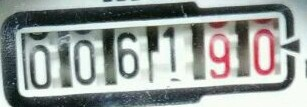
#> input picture images_training/16_cropped.jpg, 307 x 107 px
$ python process_image.py
#> lines starting #> are read from the running program, lines starting #| are printed output that depends on the picture; after the words box and inside, x2 and y2 are one past the last pixel; in counts of white or black regions, pixels touching at a corner belong together
import cv2
import numpy as np

img = cv2.imread('16_cropped.jpg')
#> img is the input picture: shape (107, 307, 3); mean B, G, R 154.2, 157.4, 150.9
# gray = cv2.cvtColor(img, cv2.COLOR_BGR2GRAY)
kernel = np.ones((5, 5), np.uint8)

threshold = cv2.threshold(img, 10, 255, cv2.THRESH_BINARY_INV)[1]
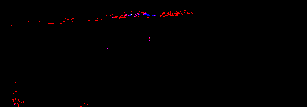
#> threshold: shape (107, 307, 3); mean B, G, R 0.3, 0, 1.3
rectKernel = cv2.getStructuringElement(cv2.MORPH_RECT, (9, 3))

# th3 = cv2.adaptiveThreshold(img,255,cv2.ADAPTIVE_THRESH_GAUSSIAN_C,cv2.THRESH_BINARY,11,2)

gray2 = cv2.cvtColor(img, cv2.COLOR_BGR2GRAY)
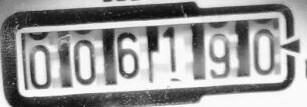
#> gray2: shape (107, 307); min 7, max 255, mean 155.1
blur2 = cv2.GaussianBlur(gray2, (5, 5), 0)
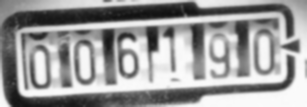
#> blur2: shape (107, 307); min 16, max 251, mean 155
th2 = cv2.adaptiveThreshold(blur2, 255, cv2.ADAPTIVE_THRESH_MEAN_C, cv2.THRESH_BINARY, 11, 2)
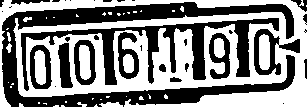
#> th2: shape (107, 307); 52.8% white; 33 black regions (17 under 20 px), largest, box (x1, y1, x2, y2) and area: (2, 2, 295, 107) 7767, (21, 18, 279, 91) 3962, (254, 29, 300, 75) 766
th3 = cv2.adaptiveThreshold(blur2, 255, cv2.ADAPTIVE_THRESH_GAUSSIAN_C, cv2.THRESH_BINARY, 11, 2)
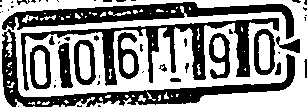
#> th3: shape (107, 307); 56.2% white; 52 black regions (33 under 20 px), largest, box (x1, y1, x2, y2) and area: (2, 29, 295, 107) 3698, (21, 18, 279, 91) 3681, (2, 2, 294, 39) 3509
# [7 lines of commented-out code are left out]

cv2.namedWindow('image', cv2.WINDOW_NORMAL)
# cv2.imshow('image',threshold)
cv2.imshow('image', th3)
k = cv2.waitKey(0)
#> (key Esc is pressed here)


if k == 27:
    cv2.destroyAllWindows()
elif k == 1048691:
    print('masukk')
    cv2.imwrite('output.jpeg', th2)
    cv2.destroyAllWindows()

$ run again, with images_training/10_cropped.jpg copied over images_training/16_cropped.jpg
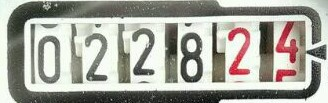
#> input picture images_training/10_cropped.jpg, 328 x 103 px
#> img is the input picture: shape (103, 328, 3); mean B, G, R 157.4, 165.9, 166.3
#> `th2 = cv2.adaptiveThreshold(blur2, 255, cv2.ADAPTIVE_THRESH_MEAN_C, cv..`:
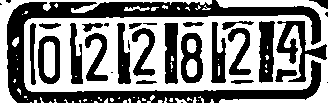
#> th2: shape (103, 328); 51.7% white; 31 black regions (8 under 20 px), largest, box (x1, y1, x2, y2) and area: (7, 0, 321, 103) 8255, (276, 21, 327, 82) 998, (259, 21, 275, 83) 797
#> `th3 = cv2.adaptiveThreshold(blur2, 255, cv2.ADAPTIVE_THRESH_GAUSSIAN_C..`:
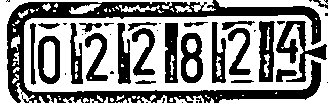
#> th3: shape (103, 328); 55.2% white; 43 black regions (20 under 20 px), largest, box (x1, y1, x2, y2) and area: (7, 0, 321, 103) 7405, (276, 21, 327, 82) 971, (259, 21, 275, 82) 714

$ run again, with images_training/11_cropped.jpg copied over images_training/16_cropped.jpg
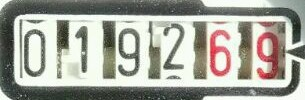
#> input picture images_training/11_cropped.jpg, 305 x 100 px
#> img is the input picture: shape (100, 305, 3); mean B, G, R 156.8, 166.2, 165.7
#> threshold: shape (100, 305, 3); every value is 0
#> `th2 = cv2.adaptiveThreshold(blur2, 255, cv2.ADAPTIVE_THRESH_MEAN_C, cv..`:
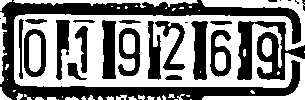
#> th2: shape (100, 305); 52.1% white; 27 black regions (8 under 20 px), largest, box (x1, y1, x2, y2) and area: (0, 0, 301, 100) 7213, (237, 21, 305, 80) 1891, (191, 21, 208, 80) 703
#> `th3 = cv2.adaptiveThreshold(blur2, 255, cv2.ADAPTIVE_THRESH_GAUSSIAN_C..`:
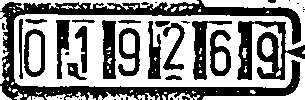
#> th3: shape (100, 305); 55.6% white; 42 black regions (22 under 20 px), largest, box (x1, y1, x2, y2) and area: (0, 0, 301, 100) 6460, (237, 21, 305, 80) 1788, (192, 21, 232, 80) 740

$ run again, with images_training/12_cropped.jpg copied over images_training/16_cropped.jpg
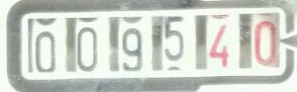
#> input picture images_training/12_cropped.jpg, 297 x 92 px
#> img is the input picture: shape (92, 297, 3); mean B, G, R 200.5, 207.9, 204.1
#> threshold: shape (92, 297, 3); every value is 0
#> `th2 = cv2.adaptiveThreshold(blur2, 255, cv2.ADAPTIVE_THRESH_MEAN_C, cv..`:
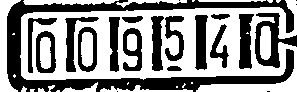
#> th2: shape (92, 297); 55.5% white; 21 black regions (5 under 20 px), largest, box (x1, y1, x2, y2) and area: (7, 0, 294, 92) 5957, (255, 13, 297, 68) 900, (239, 14, 254, 69) 608
#> `th3 = cv2.adaptiveThreshold(blur2, 255, cv2.ADAPTIVE_THRESH_GAUSSIAN_C..`:
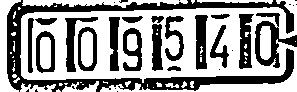
#> th3: shape (92, 297); 59.6% white; 32 black regions (14 under 20 px), largest, box (x1, y1, x2, y2) and area: (7, 0, 294, 92) 5187, (255, 13, 297, 68) 838, (239, 14, 254, 69) 555
